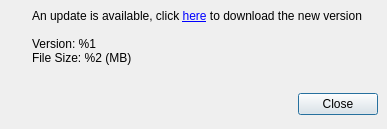
<ui version="4.0" >
 <author></author>
 <comment></comment>
 <exportmacro></exportmacro>
 <class>BrowserSoftUpdateWindow</class>
 <widget class="QDialog" name="BrowserSoftUpdateWindow" >
  <property name="geometry" >
   <rect>
    <x>0</x>
    <y>0</y>
    <width>387</width>
    <height>129</height>
   </rect>
  </property>
  <property name="windowTitle" >
   <string>WengoPhone - Update available</string>
  </property>
  <layout class="QGridLayout" >
   <property name="margin" >
    <number>9</number>
   </property>
   <property name="spacing" >
    <number>6</number>
   </property>
   <item row="1" column="0" >
    <spacer>
     <property name="orientation" >
      <enum>Qt::Vertical</enum>
     </property>
     <property name="sizeHint" >
      <size>
       <width>20</width>
       <height>40</height>
      </size>
     </property>
    </spacer>
   </item>
   <item row="2" column="0" >
    <layout class="QHBoxLayout" >
     <property name="margin" >
      <number>0</number>
     </property>
     <property name="spacing" >
      <number>6</number>
     </property>
     <item>
      <spacer>
       <property name="orientation" >
        <enum>Qt::Horizontal</enum>
       </property>
       <property name="sizeHint" >
        <size>
         <width>131</width>
         <height>31</height>
        </size>
       </property>
      </spacer>
     </item>
     <item>
      <widget class="QPushButton" name="closeButton" >
       <property name="text" >
        <string>Close</string>
       </property>
      </widget>
     </item>
    </layout>
   </item>
   <item row="0" column="0" >
    <layout class="QGridLayout" >
     <property name="margin" >
      <number>0</number>
     </property>
     <property name="spacing" >
      <number>6</number>
     </property>
     <item row="0" column="0" >
      <widget class="QLabel" name="updatePixmapLabel" >
       <property name="sizePolicy" >
        <sizepolicy>
         <hsizetype>0</hsizetype>
         <vsizetype>0</vsizetype>
         <horstretch>0</horstretch>
         <verstretch>0</verstretch>
        </sizepolicy>
       </property>
       <property name="pixmap" >
        <pixmap resource="../../wengophone.qrc" >:/pics/update.png</pixmap>
       </property>
      </widget>
     </item>
     <item row="0" column="1" >
      <widget class="QLabel" name="updateTextLabel" >
       <property name="cursor" >
        <cursor>13</cursor>
       </property>
       <property name="text" >
        <string>&lt;html>&lt;head>&lt;/head>&lt;body>An update is available, click &lt;span style=" text-decoration: underline; color:#0000ff;">here&lt;/span> to download the new version&lt;br />&lt;br />Version:	%1&lt;br />File Size:	%2 (MB)&lt;br />&lt;/body>&lt;/html></string>
       </property>
       <property name="alignment" >
        <set>Qt::AlignLeading|Qt::AlignLeft|Qt::AlignVCenter</set>
       </property>
       <property name="indent" >
        <number>10</number>
       </property>
      </widget>
     </item>
    </layout>
   </item>
  </layout>
 </widget>
 <pixmapfunction></pixmapfunction>
 <resources/>
 <connections>
  <connection>
   <sender>closeButton</sender>
   <signal>clicked()</signal>
   <receiver>BrowserSoftUpdateWindow</receiver>
   <slot>reject()</slot>
   <hints>
    <hint type="sourcelabel" >
     <x>263</x>
     <y>159</y>
    </hint>
    <hint type="destinationlabel" >
     <x>179</x>
     <y>197</y>
    </hint>
   </hints>
  </connection>
 </connections>
</ui>
